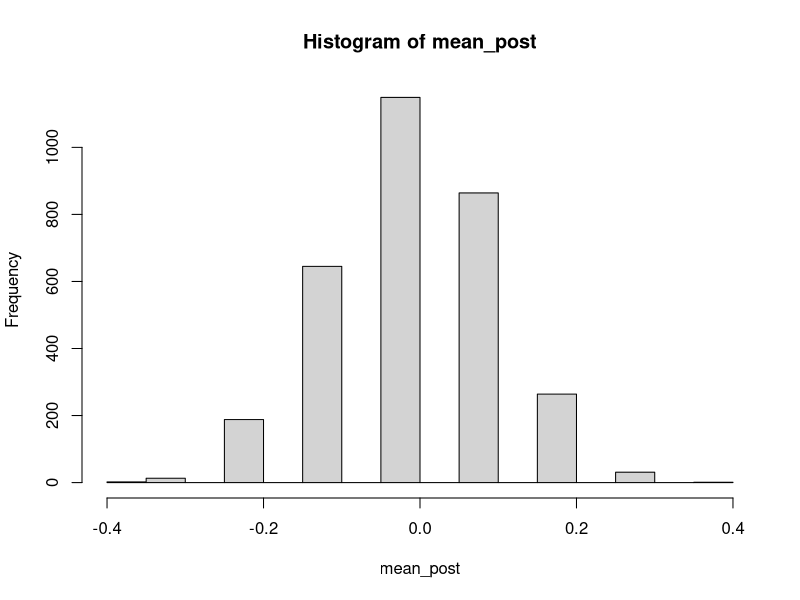

Write the R code that produced this figure.

obs <- rnorm(20, 0, 0.1)

# what is the estimate of the mean if I know that it comes from a Normal distribution?

# simulation-based approach

means <- seq(-2,2,0.1)

th <- 0.1
mean_post <-c()

for (i in 1:1e5) {
	# prior sampling
	mean_i <- sample(means,1)
	# generate simulated data
	sim <- rnorm(1, mean_i, 0.1)
	# rejection
	diffs <- mean(abs(sim-obs))
	if (diffs<th) mean_post <- c(mean_post, mean_i)
}

mean(mean_post)

hist(mean_post)

# -----------------------------------




# analytical solution

mean(obs)




